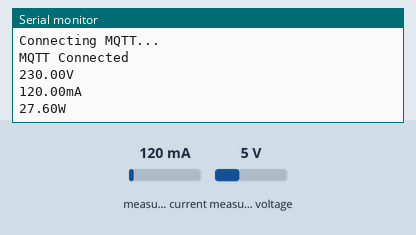
Bench run of a sketch on a simulated ESP32. Shown: the last lines printed to the serial monitor. The test bench sets the inputs (shaded band); at power-on: measured current 120 mA, measured voltage 5 V. WiFi joins after 1.5 s; servers stay silent unless stated; no MQTT or app messages arrive unless stated.

Above: at 2.7 s.
2.8 s: measured current set to 40 mA
At 3.3 s:
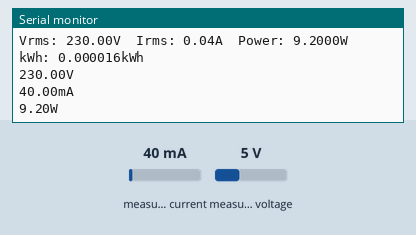
4.5 s: measured voltage set to 0.3 V
At 6.0 s:
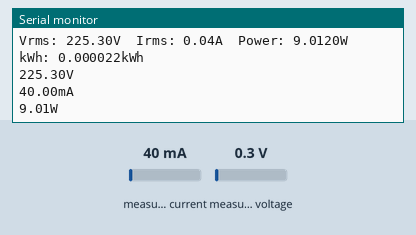
6.2 s: measured current set to 500 mA
At 7.5 s:
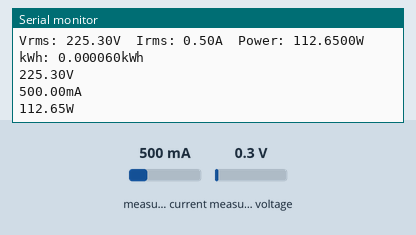
7.9 s: measured voltage set to 3.8 V
At 9.9 s:
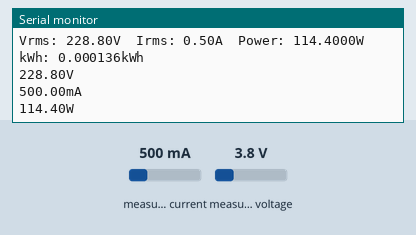
Timing chart, 0 to 10.6 s (numbered marks = the images above; inputs shaded):
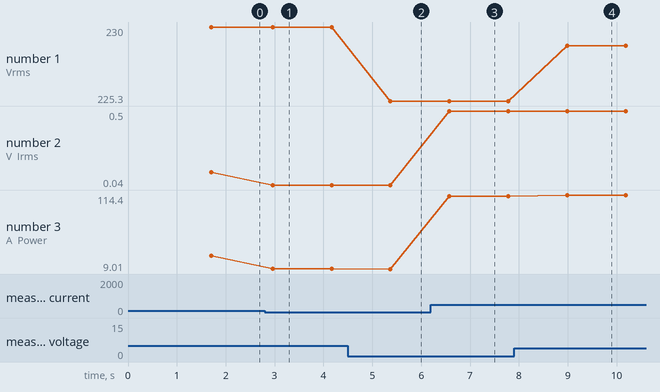

Measured:
- after the input at 2.8 s, the serial monitor: prints a new line after 0.16 s (image 1)
- after the input at 4.5 s, the serial monitor: prints a new line after 0.87 s (image 2)
- after the input at 6.2 s, the serial monitor: prints a new line after 0.38 s (image 3)
- after the input at 7.9 s, the serial monitor: prints a new line after 1.1 s (image 4)
- plotted number 1: 230 → 225.3 after the input at 4.5 s, 225.3 → 228.8 after the input at 7.9 s
- plotted number 2: 0.12 → 0.04 after the input at 2.8 s, 0.04 → 0.5 after the input at 6.2 s
- plotted number 3: 27.6 → 9.2 after the input at 2.8 s, 9.2 → 9.01 after the input at 4.5 s, 9.01 → 112.65 after the input at 6.2 s, 112.65 → 114.4 after the input at 7.9 s

The sketch:

ZMPT_MQTT_Rev8.ino
```cpp
#include <EmonLib.h>
#include <Arduino.h>
#include <WiFi.h>
#include <PubSubClient.h>
#define vCalibration 83.3
#define currCalibration 0.5
#define MAX 2600
//Deklarasi WIFI
const char* wifiSSID = "TP-Link_83B6";
const char* wifiPassword = "67273225";
//Deklarasi MQTT
const char* mqtt_server =  "192.168.0.100";//IPv4 Static
const char* mqttUsername = "root";
const char* mqttPassword = "";
//Deklarasi Data
String Vrms();
String Irms();
String apparentPower();
float kWh = 0;
String valuekWh = String(kWh);
unsigned long lastmillis = millis();
WiFiClient espClient;
PubSubClient client(espClient);
EnergyMonitor emon;
//Deklarasi Fungsi
void connectWifi();
void connect_mqtt();
void setup() {
  Serial.begin(115200);
  emon.voltage(34, vCalibration, 1.7); // Input dari ZMPT101B
  emon.current(35, currCalibration); // Input dari SCT013 30A
  connectWifi();
  client.setServer(mqtt_server, 3307);
}
void loop() {
  emon.calcVI(20, 2000);
  Serial.print("Vrms: ");
  Serial.print(emon.Vrms, 2);
  Serial.print("V");
  Serial.print("\tIrms: ");
  Serial.print(emon.Irms, 2);
  Serial.print("A");
  Serial.print("\tPower: ");
  Serial.print(emon.apparentPower, 4);
  Serial.print("W");
  Serial.print("\tkWh: ");
  kWh = kWh + emon.apparentPower * (millis() - lastmillis) / 3600000000.0;
  Serial.print(kWh, 6);
  Serial.println("kWh");
  lastmillis = millis();
  if (!client.connected())
  {
    connect_mqtt();
    Serial.println("MQTT Connected");
    client.publish("esp32/energy_meter", "ESP 32 Online!");
  }
   client.loop();
    client.publish("volt",    Vrms().c_str());
    client.publish("ampere",  Irms().c_str());
    client.publish("daya",   apparentPower().c_str());
    client.publish("kwh",     String(kWh).c_str());
    delay(1000);
}

String Vrms()
{
  int Vrms = emon.Vrms;
  Serial.print(emon.Vrms, 2);
  Serial.println("V");
  return String(Vrms);
}
String Irms()
{
  int Irms = emon.Irms*1000;
  Serial.print(emon.Irms*1000, 2);
  Serial.println("mA");
  return String(Irms);
}
String apparentPower()
{
  int apparentPower = emon.apparentPower;
  Serial.print(emon.apparentPower, 2);
  Serial.println("W");
  return String(apparentPower);
}

void connect_mqtt() {
  while (!client.connected())
  {
    Serial.println("Connecting MQTT...");
    if (client.connect("esp32"))
    {
    client.subscribe("esp32/energy meter");
    }
  }
}

void connectWifi() {
  Serial.println("Connecting To Wifi");
  WiFi.begin(wifiSSID, wifiPassword);
  while (WiFi.status() != WL_CONNECTED)
  {
  Serial.print(".");
  delay(500);
  }
  Serial.println("Wifi Connected");
  Serial.println(WiFi.SSID());
  Serial.println(WiFi.RSSI());
  Serial.println(WiFi.macAddress());
  Serial.println(WiFi.localIP());
  Serial.println(WiFi.gatewayIP());
  Serial.println(WiFi.dnsIP());
}
```
